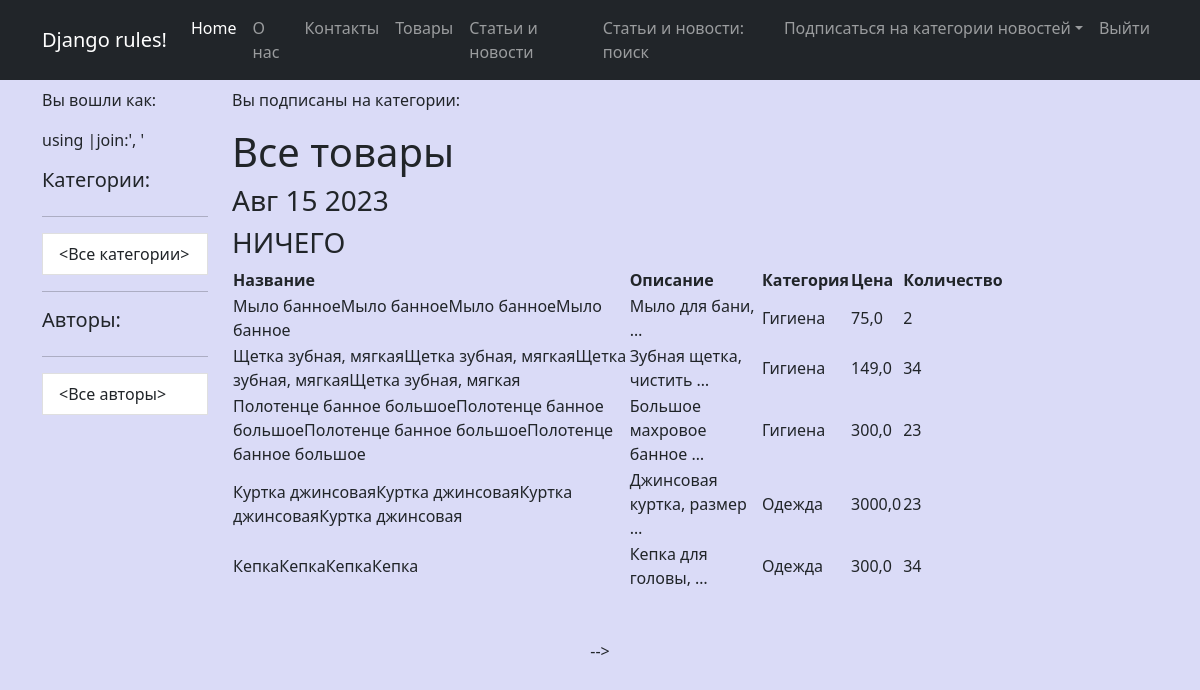
Screenshot of /products/ with the database file from the repository.
### simpleapp/models.py (models this page shows, shortened)
class Product(models.Model):
    name = models.CharField(
        max_length=50,
        unique=True, # названия товаров не должны повторяться
    )
    description = models.TextField()
    quantity = models.IntegerField(
        validators=[MinValueValidator(0)],
    )
    category = models.ForeignKey(
        to='Category',
        on_delete=models.CASCADE,
        related_name='products', # все продукты в категории будут доступны через поле products
    )
    price = models.FloatField(
        validators=[MinValueValidator(0.0)],
    )

class Category(models.Model):
    name = models.CharField(max_length=100, unique=True)  # названия категорий тоже не должны повторяться

### simpleapp/views.py (the view)
# urls.py: path('', ProductsList.as_view(),name='products'),
class ProductsList(ListView):
    model = Product
    template_name = 'products.html'
    context_object_name = 'products'
    def get_context_data(self, **kwargs):
        context = super().get_context_data(**kwargs)
        context['time_now'] = datetime.utcnow()
        context['value1'] = None
        return context

### simpleapp/templatetags/simple_app_custom_filters.py (called while the page is built)
@register.filter(name='multiply')
def multiply(value, arg):
    if isinstance(value, str) and isinstance(arg, int):
        return str(value) * arg
    else:
        raise ValueError(f'Нельзя умножить {type(value)} на {type(arg)}')

### templates/products.html (shortened to what this page needs)
{% extends 'flatpages/default.html' %}
{% load simple_app_custom_filters %}
{% block content %}
    <h1>Все товары</h1>
    <h3>{{ time_now|date:'M d Y' }}</h3>
    <h3>{{ value1|default_if_none:'НИЧЕГО' }}</h3>
    {% if products %}
        <table>
            <tr>
                <th>Название</th>
                <th>Описание</th>
                <th>Категория</th>
                <th>Цена</th>
                <th>Количество</th>
            </tr>
        {% for product in products %}
            <tr>
                <td>{{ product.name|multiply:4 }}</td>
                <td>{{ product.description|truncatewords:3 }}</td>
                <td>{{ product.category.name }}</td>
                <td>{{ product.price }}</td>
                <td>{{ product.quantity }}</td>
            </tr>
        {% endfor %}
        </table>
    {% else %}
        <h2>Товаров нет!</h2>
    {% endif %}
{% endblock content %}

### static/css/my_style.css (style rules this page uses)
body { background-color: rgb(218, 219, 247); }

### rows the page displays
Product: name|multiply "Мыло банноеМыло банноеМыло банноеМыло банное", description "Мыло для бани, …", category.name "Гигиена", price "75,0", quantity "2"
Product: name|multiply "Щетка зубная, мягкаяЩетка зубная, мягкаяЩетка зубная, мягкаяЩетка зубная, мягкая", description "Зубная щетка, чистить …", category.name "Гигиена", price "149,0", quantity "34"
Product: name|multiply "Полотенце банное большоеПолотенце банное большоеПолотенце банное большоеПолотенце банное большое", description "Большое махровое банное …", category.name "Гигиена", price "300,0", quantity "23"
Product: name|multiply "Куртка джинсоваяКуртка джинсоваяКуртка джинсоваяКуртка джинсовая", description "Джинсовая куртка, размер …", category.name "Одежда", price "3000,0", quantity "23"
Product: name|multiply "КепкаКепкаКепкаКепка", description "Кепка для головы, …", category.name "Одежда", price "300,0", quantity "34"

### other values shown
{{ time_now|date:'M d Y' }} "Авг 15 2023"
{{ value1|default_if_none:'НИЧЕГО' }} "НИЧЕГО"
